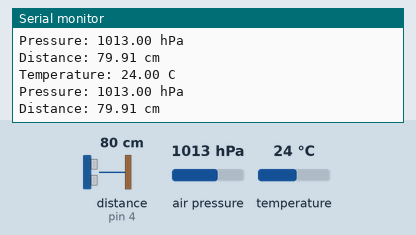
The sketch below on a simulated Arduino Uno, built with avr-gcc and run on an emulated ATmega328P. On the bench: the last lines printed to the serial monitor. Wiring (inferred from the names in the program): ultrasonic range finder: trigger pin 3; echo pin 4. The inputs (shaded band) are chosen by the test bench; at power-on: distance to the obstacle (sensor on pin 4) 80 cm, air pressure 1013 hPa, temperature 24 °C. The echo pulse lasts 58.3 µs per cm; no radio packets arrive unless stated.

Above: at 4.3 s.
4.4 s: distance to the obstacle (sensor on pin 4) set to 120 cm
At 6.7 s:
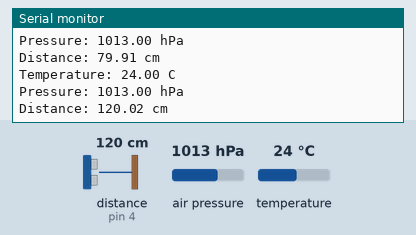
11.9 s: air pressure set to 952 hPa
At 12.8 s:
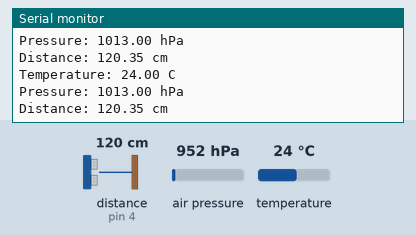
15.6 s: temperature set to 12 °C
At 18.9 s:
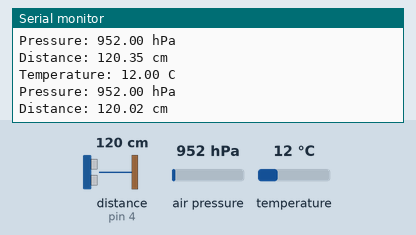
19.3 s: distance to the obstacle (sensor on pin 4) set to 2 cm
At 21.1 s:
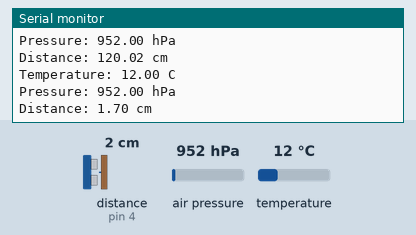
23.0 s: air pressure set to 975 hPa
At 26.5 s:
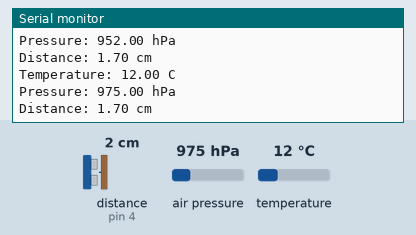
26.7 s: temperature set to 19 °C
At 29.0 s:
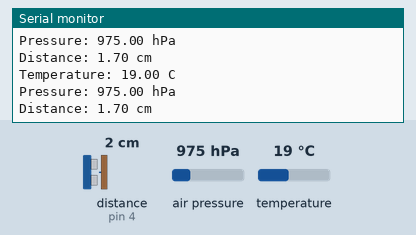
Timing chart, 0 to 30.5 s (numbered marks = the images above; inputs shaded):
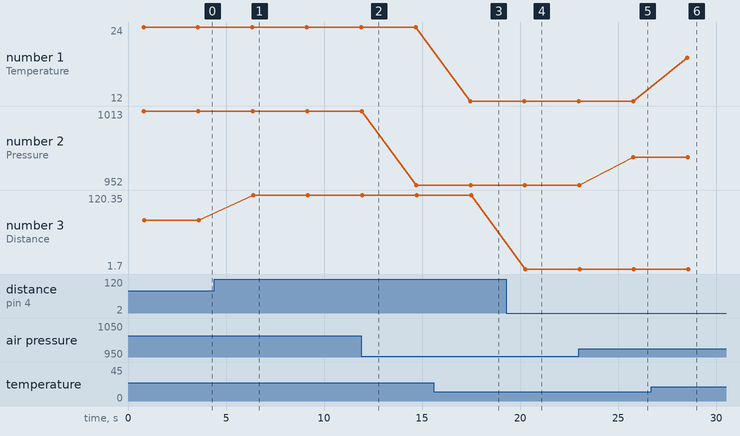

Measured:
- after the input at 4.4 s, the serial monitor: prints a new line after 2.0 s (image 1)
- after the input at 15.6 s, the serial monitor: prints a new line after 1.8 s (image 3)
- after the input at 19.3 s, the serial monitor: prints a new line after 0.96 s (image 4)
- after the input at 23.0 s, the serial monitor: prints a new line after 2.8 s (image 5)
- after the input at 26.7 s, the serial monitor: prints a new line after 1.8 s (image 6)
- plotted number 1: 24 → 12 after the input at 15.6 s, 12 → 19 after the input at 26.7 s
- plotted number 2: 1013 → 952 after the input at 11.9 s, 952 → 975 after the input at 23.0 s
- plotted number 3: 79.91 → 120.35 after the input at 4.4 s, 120.02 → 1.7 after the input at 19.3 s

The sketch:

arduino_command.ino
```cpp
#include <OneWire.h>
#include <DallasTemperature.h>
#include <Adafruit_BMP280.h>
#include <SPI.h>
#include <RF24.h>

// DS18B20 Temperature Sensor
#define ONE_WIRE_BUS 2
OneWire oneWire(ONE_WIRE_BUS);
DallasTemperature sensors(&oneWire);

// BMP280 Pressure Sensor
Adafruit_BMP280 bmp;

// Sonar HYSR505
#define SONAR_TRIG_PIN 3
#define SONAR_ECHO_PIN 4

// Radio Transmitter & Receiver
RF24 radio(9, 10); // CE, CSN

void setup() {
  Serial.begin(9600);

  // Initialize DS18B20 Temperature Sensor
  sensors.begin();

  // Initialize BMP280 Pressure Sensor
  if (!bmp.begin(0x76)) {
    Serial.println(F("Could not find a valid BMP280 sensor, check wiring!"));
    while (1);
  }

  // Initialize Sonar
  pinMode(SONAR_TRIG_PIN, OUTPUT);
  pinMode(SONAR_ECHO_PIN, INPUT);

  // Initialize Radio
  radio.begin();
  radio.openWritingPipe(0xF0F0F0F0E1LL);
  radio.setPALevel(RF24_PA_HIGH);
  radio.startListening();
}

void loop() {
  // Read Temperature from DS18B20
  sensors.requestTemperatures();
  float temperature = sensors.getTempCByIndex(0);

  // Read Pressure from BMP280
  float pressure = bmp.readPressure() / 100.0F; // Convert to hPa

  // Read Distance from Sonar
  digitalWrite(SONAR_TRIG_PIN, LOW);
  delayMicroseconds(2);
  digitalWrite(SONAR_TRIG_PIN, HIGH);
  delayMicroseconds(10);
  digitalWrite(SONAR_TRIG_PIN, LOW);
  long duration = pulseIn(SONAR_ECHO_PIN, HIGH);
  float distance = (duration / 2.0) * 0.0344; // Convert to cm

  // Send Data via Radio
  char data[100];
  snprintf(data, sizeof(data), "Temp: %.2f C, Pressure: %.2f hPa, Distance: %.2f cm", temperature, pressure, distance);
  radio.write(&data, sizeof(data));

  // Print Data to Serial Monitor
  Serial.print("Temperature: ");
  Serial.print(temperature);
  Serial.println(" C");

  Serial.print("Pressure: ");
  Serial.print(pressure);
  Serial.println(" hPa");

  Serial.print("Distance: ");
  Serial.print(distance);
  Serial.println(" cm");

  delay(2000); // Delay for 2 seconds
}
```
